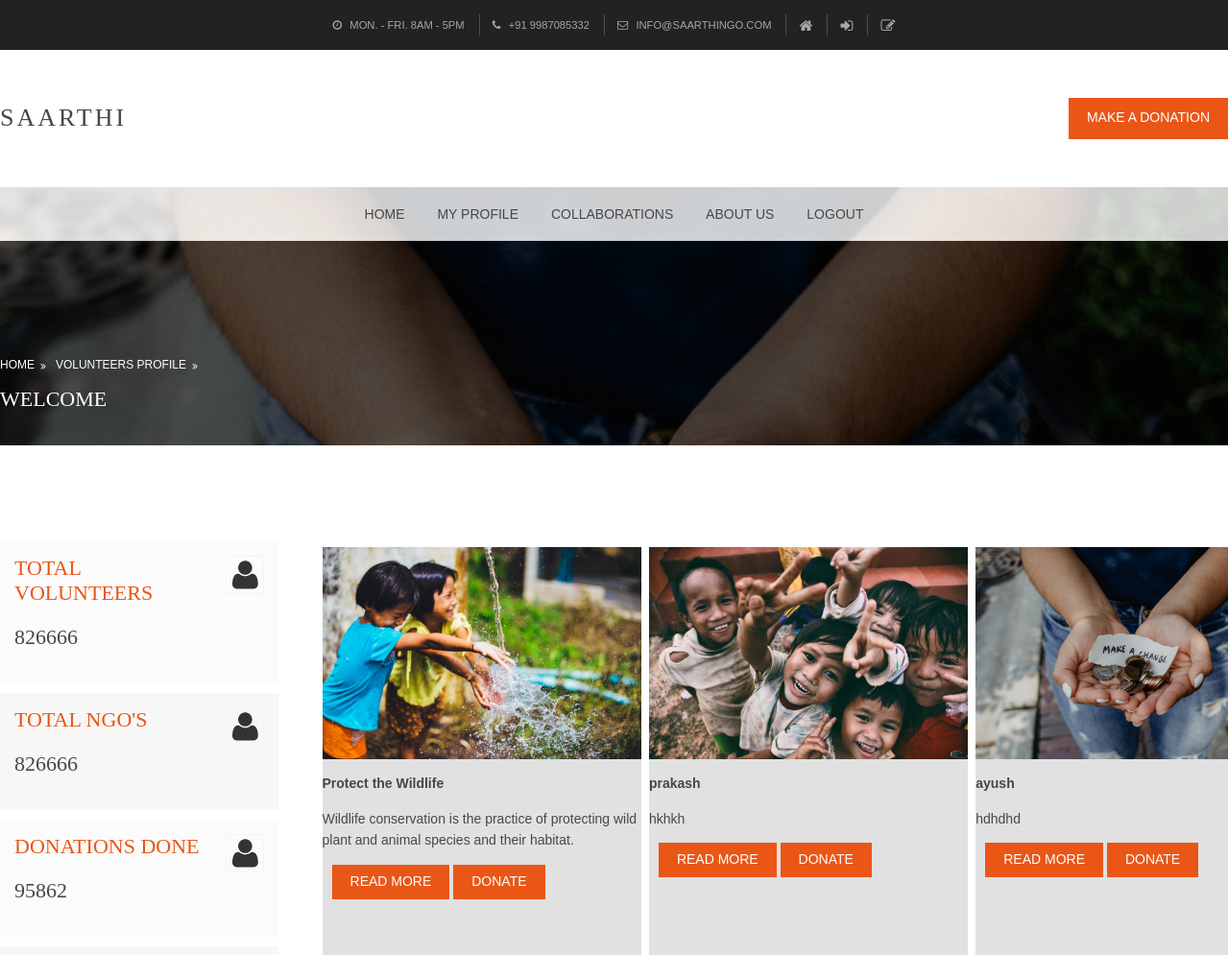
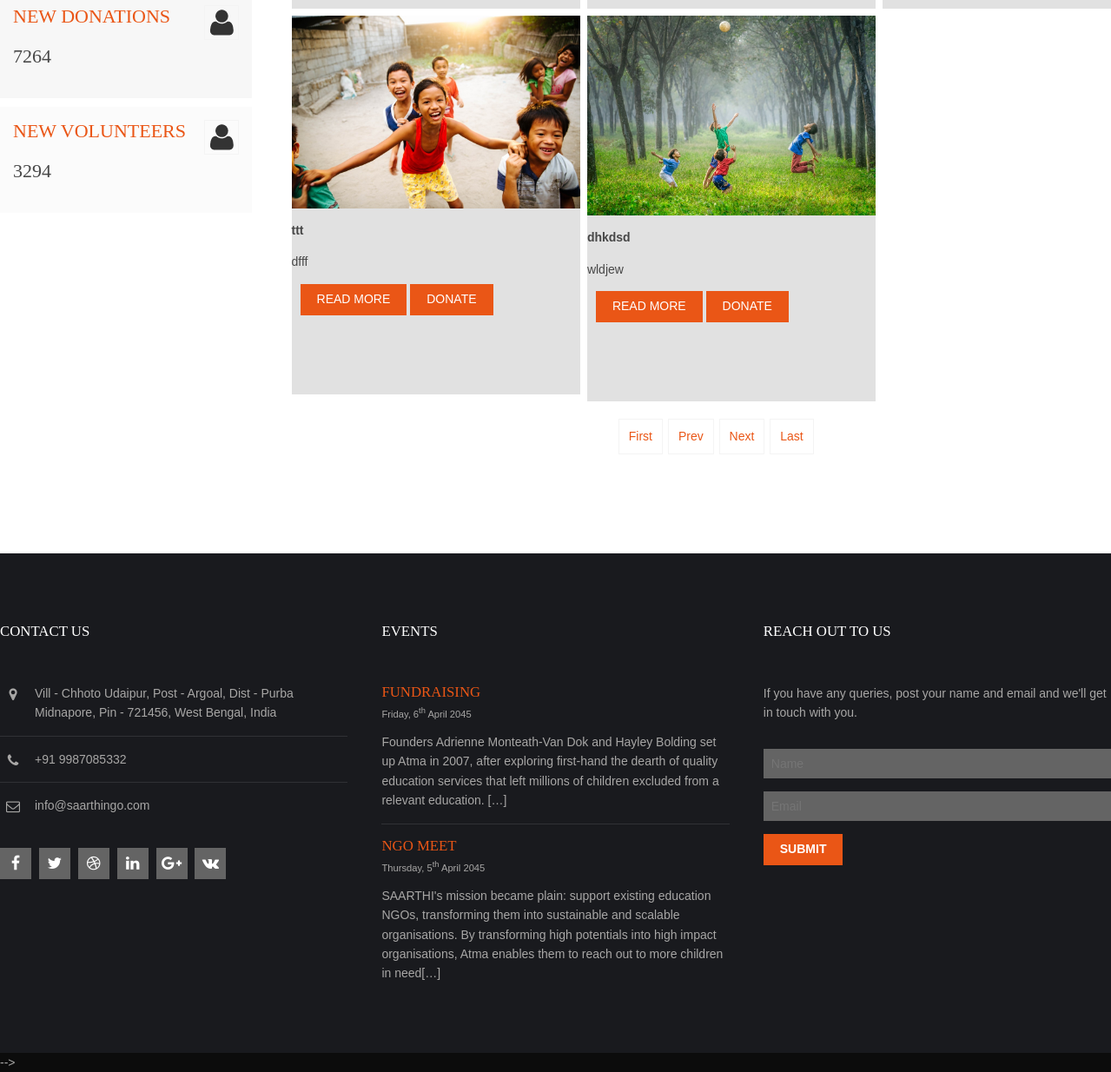
Page /donors.php?pageno=2 (signed in) on the committed database (2 pictures, top to bottom).
### tables this page shows
CREATE TABLE `donations` (
  `DNID` int(11) NOT NULL,
  `DAMOUNT` int(11) DEFAULT NULL,
  `COLLECTED_AMT` int(11) NOT NULL,
  `NID` int(11) DEFAULT NULL,
  `D_TITLE` varchar(100) DEFAULT NULL,
  `D_DESCRIPTION` varchar(500) NOT NULL,
  `D_IMAGE` blob NOT NULL,
  `STATUS_D` enum('0','1') NOT NULL DEFAULT '1'
);

### donors.php (the view, shortened to what this page needs)
<!DOCTYPE html>
<?php
        if (isset($_GET['pageno'])) {
            $pageno = $_GET['pageno'];
        } else {
            $pageno = 1;
        }
        $no_of_records_per_page = 6;
        $offset = ($pageno-1) * $no_of_records_per_page;
        global $connection;
        $total_pages_sql = "SELECT COUNT(*) FROM donations";
        $result = mysqli_query($connection,$total_pages_sql);
        $total_rows = mysqli_fetch_array($result)[0];
        $total_pages = ceil($total_rows / $no_of_records_per_page);
        $sql = "SELECT * FROM donations LIMIT $offset, $no_of_records_per_page";
        $res_data = mysqli_query($connection,$sql);
        while($row = mysqli_fetch_array($res_data)){
            $donations[]=$row;
        }
  ?>
<html lang="">
<head>
<link rel="stylesheet" href="layout/toastr/toastr.min.css">
<link href="layout/styles/layout.css" rel="stylesheet" type="text/css" media="all">
</head>
<body id="top">
<div class="wrapper row0">
  <div id="topbar" class="hoc clear">
    <ul>
      <li><i class="fa fa-clock-o"></i> Mon. - Fri. 8am - 5pm</li>
      <li><i class="fa fa-phone"></i> +91 9987085332 </li>
      <li><i class="fa fa-envelope-o"></i> info@saarthingo.com</li>
      <li><a href="index.html"><i class="fa fa-lg fa-home"></i></a></li>
      <li><a href="login.html" title="Login"><i class="fa fa-lg fa-sign-in"></i></a></li>
      <li><a href="#" title="Sign Up"><i class="fa fa-lg fa-edit"></i></a></li>
    </ul>
  </div>
</div>
<div class="wrapper row1">
  <header id="header" class="hoc clear">
    <div id="logo" class="fl_left">
      <h1 ><a href="index.php">SAARTHI</a></h1>
    </div>
    <div class="fl_right"><a class="btn" href="#">make a donation</a></div>
  </header>
</div>
<div class="bgded" style="background-image:url('images/demo/backgrounds/01.png');">
  <div class="wrapper row2">
    <nav id="mainav" class="hoc clear">
      <ul class="clear">
        <li><a href="index.php">Home</a></li>
        <li><a href="profilepage.php">My Profile</a></li>
        <li><a href="collaboration.html">Collaborations</a></li>
        <li><a href="about.html">About Us</a></li>
        <li><a href="pages/includes/logout.php">Logout</a></li>
      </ul>
    </nav>
  </div>
  <div class="wrapper overlay">
    <div id="breadcrumb" class="hoc clear">
      <ul>
        <li><a href="#">HOME</a></li>
        <li><a href="#">VOLUNTEERS PROFILE</a></li><BR><BR>
      </ul>
      <h5>Welcome</h5>
    </div>
  </div>
</div>
<div class="wrapper row3">
  <main class="hoc container clear">
    <div class="sidebar one_quarter first">
        <div id="comments">
            <ul>
            <li>
                <article>
                <header>
                    <figure class="avatar"><img src="../images/demo/avatar.png" alt=""></figure>
                    <h1><a>Total Volunteers</a><h1>
                    <h1>826666<h1>
                </header>
                </article>
            </li>
            <li>
                <article>
                <header>
                    <figure class="avatar"><img src="../images/demo/avatar.png" alt=""></figure>
                    <h1><a>Total NGO's</a><h1>
                    <h1>826666<h1>
                </header>
                </article>
            </li>
            <li>
                <article>
                <header>
                    <figure class="avatar"><img src="../images/demo/avatar.png" alt=""></figure>
                    <h1><a>Donations Done</a><h1>
                    <h1>95862<h1>
                </header>
                </article>
            </li>
            <li>
                <article>
                <header>
                    <figure class="avatar"><img src="../images/demo/avatar.png" alt=""></figure>
                    <h1><a>new donations</a><h1>
                    <h1>7264<h1>
                </header>
                </article>
            </li>
            <li>
                <article>
                <header>
                    <figure class="avatar"><img src="../images/demo/avatar.png" alt=""></figure>
                    <h1><a>new Volunteers</a><h1>
                    <h1>3294<h1>
                </header>
                </article>
            </li>
            </ul>
        </div>
    </div>
    <div class="content three_quarter">
      <?php $img[0]='css/img/pic1.jpg';?>
          <?php $img[1]='css/img/pic2.jpg';?>
          <?php $img[2]='css/img/pic3.jpg';?>
          <?php $img[3]='css/img/pic4.jpg';?>
          <?php $img[4]='css/img/pic5.jpg';?>
          <?php $img[5]='css/img/pic6.jpg';?>
          <?php $img[6]='css/img/pic1.jpg';?>
          <?php $img[7]='css/img/pic2.jpg';?>
          <?php $img[8]='css/img/pic3.jpg';?>
          <?php $img[9]='css/img/pic4.jpg';?>
          <?php $i=0;?>
      <section class=" clear">
          <?php
            foreach ($donations as $value) {
            ?>
              <div class="modal-content" id="b<?php print_r($value[0]) ?>"> <span class="close">&#215;</span>
              </div>
            <?php
            }
            ?>
          <div class="grid-container1">
              <?php
                 foreach ($donations as $value) {
                   ?>
                   <article class="grid-item1">
                   <div class="first1">
                       <img src="<?php echo $img[$i];?>" height="220" width="330">
            <?php $i++;?>
            <div class="bottom-container" style="height: 200px ">
              <p class="bold1"><b><?php print_r($value[4]) ?></b></p>
              <p class="bold2"><?php print_r($value[5]) ?></p>
              <form action="javascript:void(0);">
                <div class="form-group">
                  <span><button type="button" data-bid="a1" class="myBtn btn read-more open-AddDialog" data-toggle="modal" data-target="#readModal" type="submit" style="margin-left : 10px;">Read More</button></span>
                  <button type="button" data-bid="b<?php print_r($value[0]) ?>" class="myBtn2 btn read-more mores"  <?php  echo ($value[0]) ?>"style="margin-left : 70px">Donate</button>
                </div>
              </form>
          </div>
                  </div>
                  </article>
                   <?php
                 }
                 ?>
          </div>
          <ul class="pagination" style="text-align: center;" >
                <li><a href="?pageno=1">First</a></li>
                <li class="<?php if($pageno <= 1){ echo 'disabled'; } ?>">
                  <a href="<?php if($pageno <= 1){ echo '#'; } else { echo "?pageno=".($pageno - 1); } ?>">Prev</a>
                </li>
                <li class="<?php if($pageno >= $total_pages){ echo 'disabled'; } ?>">
                  <a href="<?php if($pageno >= $total_pages){ echo '#'; } else { echo "?pageno=".($pageno + 1); } ?>">Next</a>
                </li>
                <li><a href="?pageno=<?php echo $total_pages; ?>">Last</a></li>
              </ul>
  </main>
</div>
<div class="wrapper row4">
  <footer id="footer" class="hoc clear">
    <div class="one_third first">
      <h6 class="heading">CONTACT US</h6>
      <ul class="nospace btmspace-30 linklist contact">
        <li><i class="fa fa-map-marker"></i>
          <address>
          Vill - Chhoto Udaipur, Post - Argoal, Dist - Purba Midnapore, Pin - 721456, West Bengal, India
          </address>
        </li>
        <li><i class="fa fa-phone"></i> +91 9987085332</li>
        <li><i class="fa fa-envelope-o"></i> info@saarthingo.com</li>
      </ul>
      <ul class="faico clear">
        <li><a class="faicon-facebook" href="#"><i class="fa fa-facebook"></i></a></li>
        <li><a class="faicon-twitter" href="#"><i class="fa fa-twitter"></i></a></li>
        <li><a class="faicon-dribble" href="#"><i class="fa fa-dribbble"></i></a></li>
        <li><a class="faicon-linkedin" href="#"><i class="fa fa-linkedin"></i></a></li>
        <li><a class="faicon-google-plus" href="#"><i class="fa fa-google-plus"></i></a></li>
        <li><a class="faicon-vk" href="#"><i class="fa fa-vk"></i></a></li>
      </ul>
    </div>
    <div class="one_third">
      <h6 class="heading">EVENTS</h6>
      <ul class="nospace linklist">
        <li>
          <article>
            <h2 class="nospace font-x1"><a href="#">Fundraising</a></h2>
            <time class="font-xs block btmspace-10" datetime="2045-04-06">Friday, 6<sup>th</sup> April 2045</time>
            <p class="nospace">Founders Adrienne Monteath-Van Dok and Hayley Bolding set up Atma in 2007, after exploring first-hand the dearth of quality education services that left millions of children excluded from a relevant education. [&hellip;]</p>
          </article>
        </li>
        <li>
          <article>
            <h2 class="nospace font-x1"><a href="#">NGO meet</a></h2>
            <time class="font-xs block btmspace-10" datetime="2045-04-05">Thursday, 5<sup>th</sup> April 2045</time>
            <p class="nospace">SAARTHI's mission became plain: support existing education NGOs, transforming them into sustainable and scalable organisations. By transforming high potentials into high impact organisations, Atma enables them to reach out to more children in need[&hellip;]</p>
          </article>
        </li>
      </ul>
    </div>
    <div class="one_third">
      <h6 class="heading">Reach Out To Us</h6>
      <p class="nospace btmspace-30">If you have any queries, post your name and email and we'll get in touch with you.</p>
      <form method="post" action="#">
        <fieldset>
          <input class="btmspace-15" type="text" value="" placeholder="Name" SAARTHI="Name">
          <input class="btmspace-15" type="text" value="" placeholder="Email" SAARTHI="Email">
          <button type="submit" value="submit">Submit</button>
        </fieldset>
      </form>
    </div>
  </footer>
</div>
</div> -->
</body>
</html>

### layout/styles/framework.css (style rules this page uses)
html { overflow-y:scroll; overflow-x:hidden; }
html, body { margin:0; padding:0; font-size:14px; line-height:1.6em; }
*, *::before, *::after { box-sizing:border-box; }
.nospace { margin:0; padding:0; list-style:none; }
.block { display:block; }
.overlay { position:relative; z-index:1; }
.overlay::after { display:block; position:absolute; top:0; left:0; width:100%; height:100%; content:""; z-index:-1; }
.bgded { background-position:top center; background-repeat:no-repeat; background-size:cover; }
.btn { display:inline-block; padding:8px 18px 10px; text-transform:uppercase; border:1px solid; }
.clear, .group { display:block; }
.clear::before, .clear::after, .group::before, .group::after { display:table; content:""; }
.clear, .clear::after, .group, .group::after { clear:both; }
a { outline:none; text-decoration:none; }
.fl_left, .imgl { float:left; }
.fl_right, .imgr { float:right; }
img { width:auto; max-width:100%; height:auto; margin:0; padding:0; border:none; line-height:normal; vertical-align:middle; }
body, input, textarea, select { font-family:Verdana, Geneva, sans-serif; }
h1, h2, h3, h4, h5, h6, .heading { font-family:Georgia, "Times New Roman", Times, serif; }
form, fieldset, legend { margin:0; padding:0; border:none; }
label, input, textarea, select, button { display:block; resize:none; outline:none; color:inherit; font-size:inherit; font-family:inherit; vertical-align:middle; }
h1, h2, h3, h4, h5, h6, .heading { margin:0 0 20px 0; font-size:22px; line-height:normal; font-weight:normal; text-transform:uppercase; }
address { font-style:normal; font-weight:normal; }
.font-xs { font-size:.8rem; }
.font-x1 { font-size:1.2rem; }
.wrapper { display:block; position:relative; width:100%; margin:0; padding:0; text-align:left; word-wrap:break-word; }
.hoc { display:block; margin:0 auto; }
address, article, aside, figcaption, figure, footer, header, main, nav, section { display:block; margin:0; padding:0; }
.one_half, .one_third, .two_third, .one_quarter, .two_quarter, .three_quarter { display:inline-block; float:left; margin:0 0 0 3.06748466257669%; list-style:none; }
.first { margin-left:0; clear:left; }
.one_quarter { width:22.69938650306748%; }
.one_third { width:31.28834355828221%; }
.three_quarter { width:74.23312883435584%; }
.btmspace-10 { margin-bottom:10px; }
.btmspace-15 { margin-bottom:15px; }
.btmspace-30 { margin-bottom:30px; }

### rows in the picture
donations: shows a picture, value "Protect the Wildlife Wildlife conservation is the practice of protecting wild plant and animal species and their habitat."
donations: shows a picture, value "prakash hkhkh"
donations: shows a picture, value "ayush hdhdhd"
donations: shows a picture, value "ttt dfff"
donations: shows a picture, value "dhkdsd wldjew"
